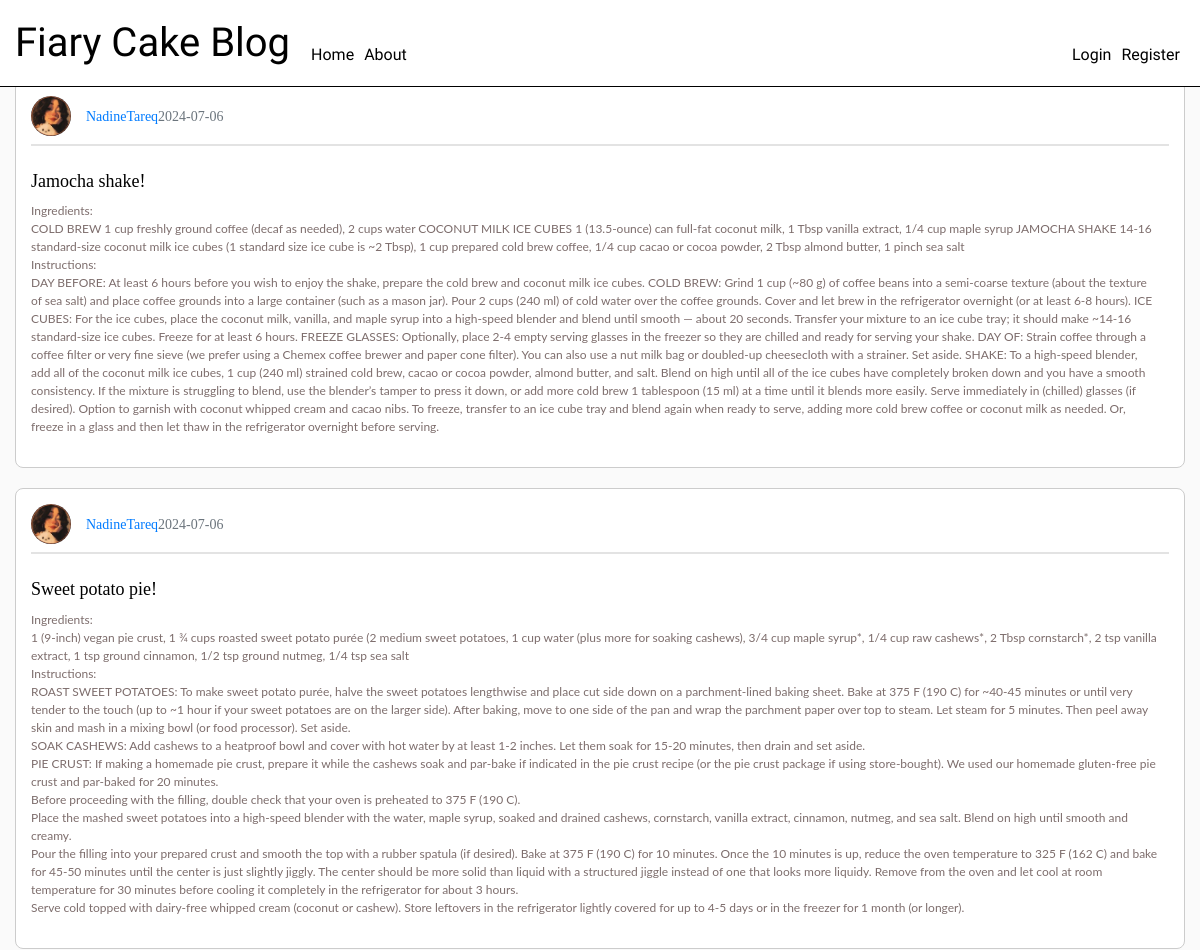
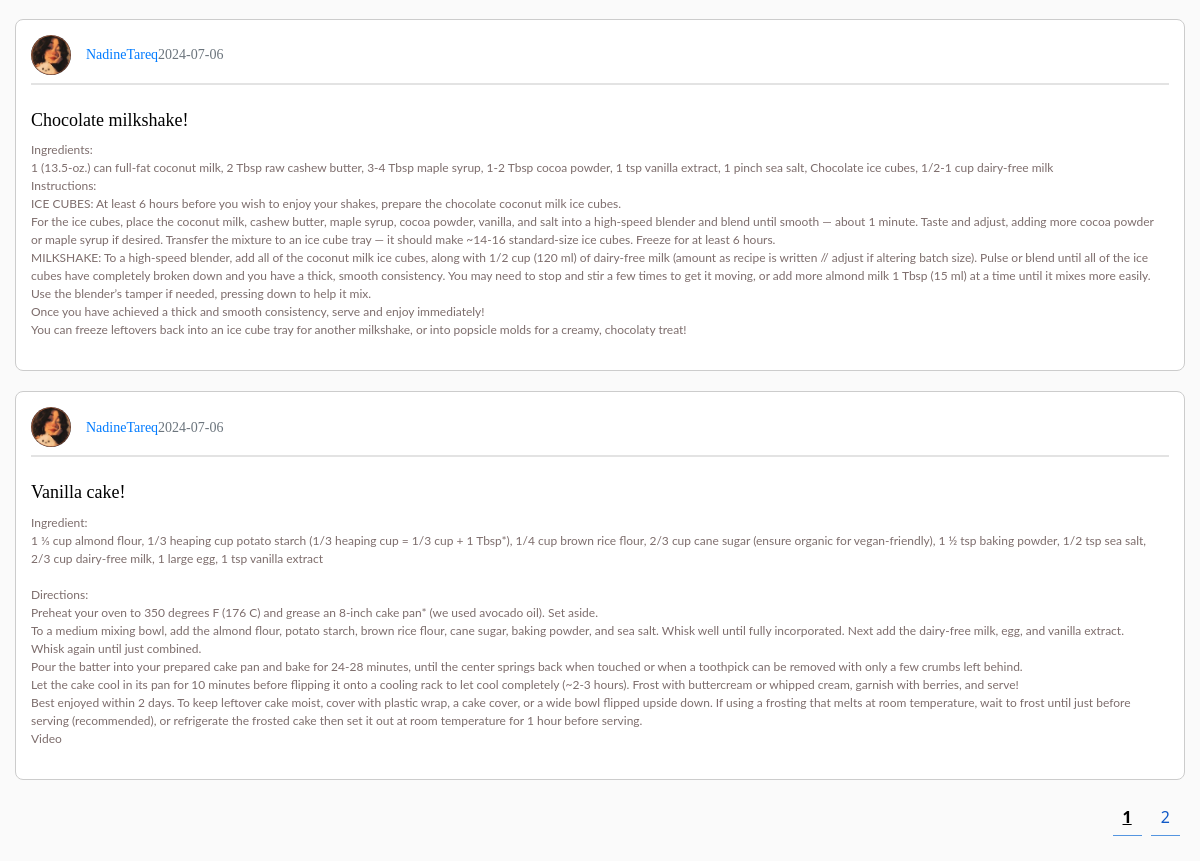
Screenshot of /user/nadine with the database file from the repository (2 pictures, top to bottom).
### blog/models.py (models this page shows, shortened)
class Post(db.Model):
    id = db.Column(db.Integer, primary_key=True,)
    title = db.Column(db.String(100), nullable=False)
    date_created = db.Column(db.DateTime, nullable=False, default=func.now())
    content = db.Column(db.Text, nullable=False)
    user_id = db.Column(db.Integer, db.ForeignKey('user.id'))
    post_image_file = db.Column(db.String(100), nullable=False,  default='post_default.jpg')

class User(db.Model, UserMixin):
    id = db.Column(db.Integer, primary_key=True,)
    firstname = db.Column(db.String(20), unique=True, nullable=False)
    lastname = db.Column(db.String(20), unique=True, nullable=False)
    email = db.Column(db.String(120), unique=True, nullable=False)
    image_file = db.Column(db.String(20), nullable=False, default='default.jpg')
    password = db.Column(db.String(60), nullable=False)
    posts = db.relationship('Post', backref='author', lazy=True)

### blog/users/routes.py (the view)
@users.route("/user/<string:firstname>")
def user_posts(firstname):
    page = request.args.get('page', 1, type=int)
    user = User.query.filter_by(firstname=firstname).first_or_404()
    posts = Post.query.filter_by(author=user)\
            .order_by(Post.date_created.desc())\
            .paginate(page=page, per_page=4)
    return render_template('user_posts.html', posts=posts, user=user)

### blog/templates/user_posts.html (shortened to what this page needs)
{% extends "base.html" %}
{% block content %}
<link rel="stylesheet" href="{{ url_for('static', filename='css/home.css') }}">
    {% for post in posts.items %}
        <article class="media content-section">
            <div class="media-body">
            <div class="article-metadata">
                <img class="rounded-circle article-img" src="{{ url_for('static', filename='profile_pic/' + post.author.image_file)}}">
                <a class="mr-2" href="{{ url_for('users.user_posts', firstname=post.author.firstname) }}">{{ post.author.firstname | capitalize }}{{ post.author.lastname | capitalize }}</a>
                <small class="text-muted">{{ post.date_created.strftime('%Y-%m-%d') }}</small>
            </div>
            <h2><a class="article-title" href="{{ url_for('posts.post', post_id=post.id) }}">{{ post.title | capitalize}}</a></h2>
            <p class="article-content">{{ post.content }}</p>
            </div>
        </article>
    {% endfor %}
<div class="pagination-links">
    {% for page_num in posts.iter_pages(left_edge=1, right_edge=1, left_current=1, right_current=2) %}
        {% if page_num %}
            {% if posts.page == page_num %}
                <a class="current-page" href="{{ url_for('users.user_posts', firstname=user.firstname, page=page_num) }}">{{ page_num }}</a>
            {% else %}
            <a href="{{ url_for('users.user_posts', firstname=user.firstname, page=page_num) }}">{{ page_num }}</a>
            {% endif %}
        {% endif %}
    {% endfor %}
</div>
{% endblock content %}

### blog/static/css/base.css (style rules this page uses)
body { background: #fafafa; color: #333333; margin-top: 5rem; }
h1, h2, h3, h4, h5, h6 { color: #444444; }

### blog/static/css/home.css (style rules this page uses)
.content-section { background: #ffffff; padding: 10px 20px; border: 1px solid #dddddd; border-radius: 3px; margin-bottom: 20px; }
.media { border: 1px solid #ccc; padding: 15px; border-radius: 8px; }
.media img.rounded-circle { width: 40px; height: 40px; border-radius: 50%; margin-right: 15px; }
.media-body { display: flex; flex-direction: column; }
.article-title { color: #000000; text-decoration: none; font-family: "Playwrite NZ", cursive; font-size: 18px; }
.article-img { height: 65px; width: 65px; margin-right: 16px; }
.article-content { font-size: 12px; white-space: pre-line; color: #7d6d6c; margin-right: 10px; font-family: "Lato", sans-serif; }
.article-metadata { display: flex; align-items: center; width: 100%; padding-bottom: 8px; margin-bottom: 10px; border-bottom: 2px solid #e3e3e3; }
.article-metadata a { color: #007bff; text-decoration: none; }
.mr-2 { font-size: 14px; font-family: 'Times New Roman', serif; color: #ff0d0d; }
.text-muted { font-size: 14px; font-family: 'Times New Roman', serif; color: #e81717; }
.pagination-links { margin-top: 0px; margin-bottom: 40px; text-align: right; }
.pagination-links a { display: inline-block; padding: 5px 10px; margin-right: 5px; text-decoration: none; color: #1059c7; position: relative; }
.pagination-links a:after { content: ''; display: block; width: 100%; height: 1px; background-color: #5495e0; position: absolute; bottom: -2px; left: 0; transition: width 0.3s ease; }
.pagination-links a.current-page { font-weight: bold; color: #000000; text-decoration: underline; }

### rows the page displays
Post: image_file (picture), author.firstname "Nadine", author.lastname "Tareq", date_created "2024-07-06", title "Jamocha shake!", content "Ingredients: COLD BREW 1 cup freshly ground coffee (decaf as needed), 2 cups water COCONUT MILK ICE CUBES 1 (13.5-ounce) can full-fat coconut milk, 1 Tbsp vanilla extract, 1/4 cup maple syrup JAMOCHA SHAKE 14-16 standard-size coconut milk ice cubes (1 standard size ice cube is ~2 Tbsp), 1 cup prepared cold brew coffee, 1/4 cup cacao or cocoa powder, 2 Tbsp almond butter, 1 pinch sea salt Instructions: DAY BEFORE: At least 6 hours before you wish to enjoy the shake, prepare the cold brew and coconut milk ice cubes. COLD BREW: Grind 1 cup (~80 g) of coffee beans into a semi-coarse texture (about the texture of sea salt) and place coffee grounds into a large container (such as a mason jar).…"
Post: image_file (picture), author.firstname "Nadine", author.lastname "Tareq", date_created "2024-07-06", title "Sweet potato pie!", content "Ingredients: 1 (9-inch) vegan pie crust, 1 ¾ cups roasted sweet potato purée (2 medium sweet potatoes, 1 cup water (plus more for soaking cashews), 3/4 cup maple syrup*, 1/4 cup raw cashews*, 2 Tbsp cornstarch*, 2 tsp vanilla extract, 1 tsp ground cinnamon, 1/2 tsp ground nutmeg, 1/4 tsp sea salt Instructions: ROAST SWEET POTATOES: To make sweet potato purée, halve the sweet potatoes lengthwise and place cut side down on a parchment-lined baking sheet. Bake at 375 F (190 C) for ~40-45 minutes or until very tender to the touch (up to ~1 hour if your sweet potatoes are on the larger side). After baking, move to one side of the pan and wrap the parchment paper over top to steam. Let steam for…"
Post: image_file (picture), author.firstname "Nadine", author.lastname "Tareq", date_created "2024-07-06", title "Chocolate milkshake!", content "Ingredients: 1 (13.5-oz.) can full-fat coconut milk, 2 Tbsp raw cashew butter, 3-4 Tbsp maple syrup, 1-2 Tbsp cocoa powder, 1 tsp vanilla extract, 1 pinch sea salt, Chocolate ice cubes, 1/2-1 cup dairy-free milk Instructions: ICE CUBES: At least 6 hours before you wish to enjoy your shakes, prepare the chocolate coconut milk ice cubes. For the ice cubes, place the coconut milk, cashew butter, maple syrup, cocoa powder, vanilla, and salt into a high-speed blender and blend until smooth — about 1 minute. Taste and adjust, adding more cocoa powder or maple syrup if desired. Transfer the mixture to an ice cube tray — it should make ~14-16 standard-size ice cubes. Freeze for at least 6 hours.…"
Post: image_file (picture), author.firstname "Nadine", author.lastname "Tareq", date_created "2024-07-06", title "Vanilla cake!", content "Ingredient: 1 ⅓ cup almond flour, 1/3 heaping cup potato starch (1/3 heaping cup = 1/3 cup + 1 Tbsp*), 1/4 cup brown rice flour, 2/3 cup cane sugar (ensure organic for vegan-friendly), 1 ½ tsp baking powder, 1/2 tsp sea salt, 2/3 cup dairy-free milk, 1 large egg, 1 tsp vanilla extract Directions: Preheat your oven to 350 degrees F (176 C) and grease an 8-inch cake pan* (we used avocado oil). Set aside. To a medium mixing bowl, add the almond flour, potato starch, brown rice flour, cane sugar, baking powder, and sea salt. Whisk well until fully incorporated. Next add the dairy-free milk, egg, and vanilla extract. Whisk again until just combined. Pour the batter into your prepared cake pan…"

### other values shown
{{ page_num }} "1"
{{ page_num }} "2"
